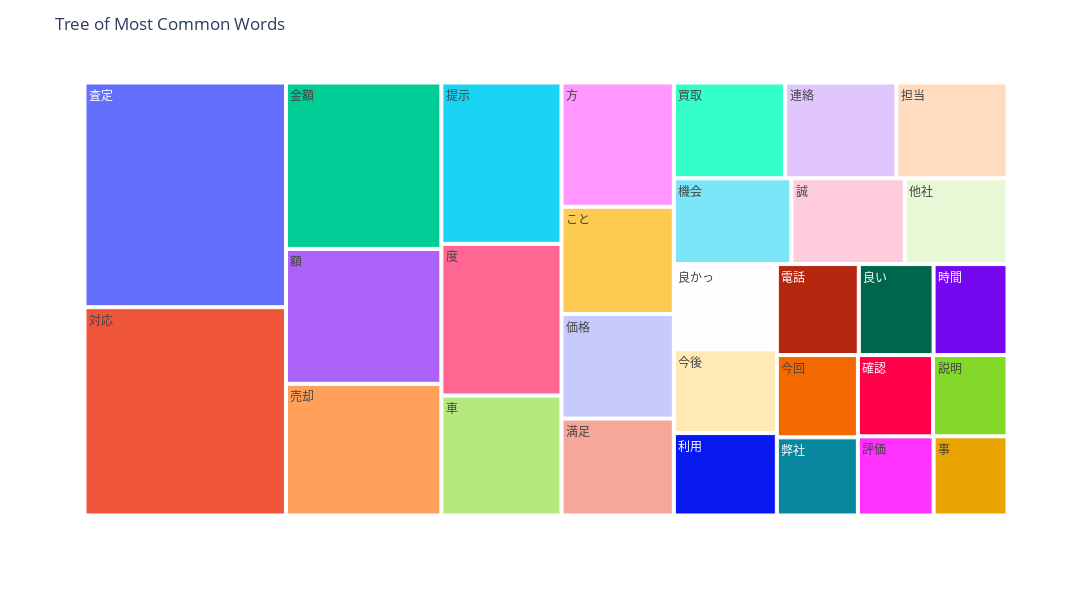

The code cell stored with this chart in its notebook:
### Code cell
# 単語数の分布
npt_comment.treemap(
    title='Tree of Most Common Words',
    ngram=1,
    top_n=30,
    stopwords=stopwords,
)

### Figure 1 — Plotly figure (JSON) as saved in the notebook; plotly's stock layout.template omitted (floating-point values rounded to 4 significant figures)
{"data": [{"branchvalues": "total", "domain": {"x": [0, 1], "y": [0, 1]}, "hovertemplate": "labels=%{label}<br>word_count=%{value}<br>parent=%{parent}<br>id=%{id}<extra></extra>", "ids": ["こと", "事", "今回", "今後", "他社", "価格", "利用", "売却", "対応", "度", "弊社", "担当", "提示", "方", "時間", "査定", "機会", "満足", "確認", "良い", "良かっ", "評価", "誠", "説明", "買取", "車", "連絡", "金額", "電話", "額"], "labels": ["こと", "事", "今回", "今後", "他社", "価格", "利用", "売却", "対応", "度", "弊社", "担当", "提示", "方", "時間", "査定", "機会", "満足", "確認", "良い", "良かっ", "評価", "誠", "説明", "買取", "車", "連絡", "金額", "電話", "額"], "name": "", "parents": ["", "", "", "", "", "", "", "", "", "", "", "", "", "", "", "", "", "", "", "", "", "", "", "", "", "", "", "", "", ""], "type": "treemap", "values": [643, 312, 356, 461, 470, 627, 453, 1092, 2240, 973, 338, 568, 1034, 745, 359, 2416, 538, 581, 326, 363, 468, 320, 519, 323, 569, 769, 569, 1380, 398, 1119]}], "layout": {"height": 600, "legend": {"tracegroupgap": 0}, "margin": {"t": 60}, "title": {"text": "Tree of Most Common Words"}, "width": 1300}}
